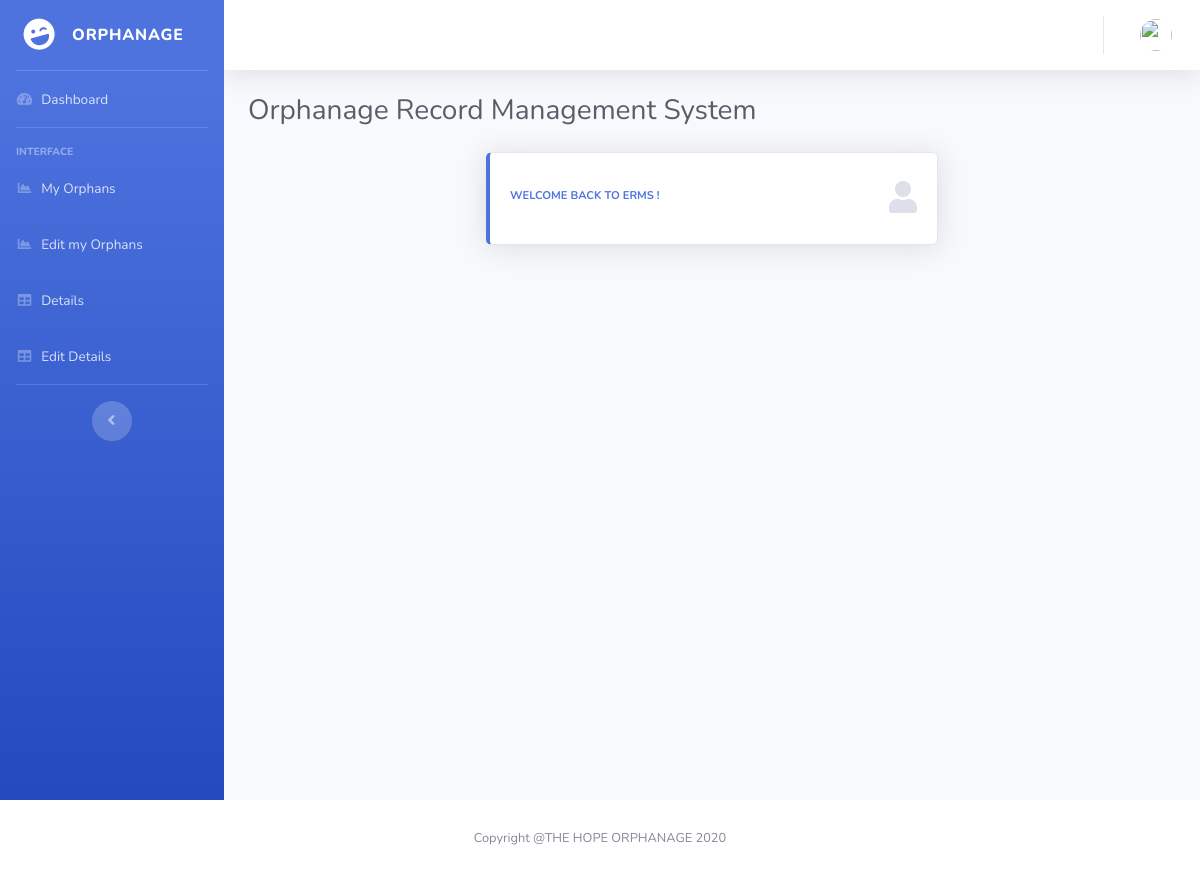
The page /Orphanage-Record-Management-System-Project/erms/watchmen/welcomewatchmen.php (signed in) on the database as committed earlier.
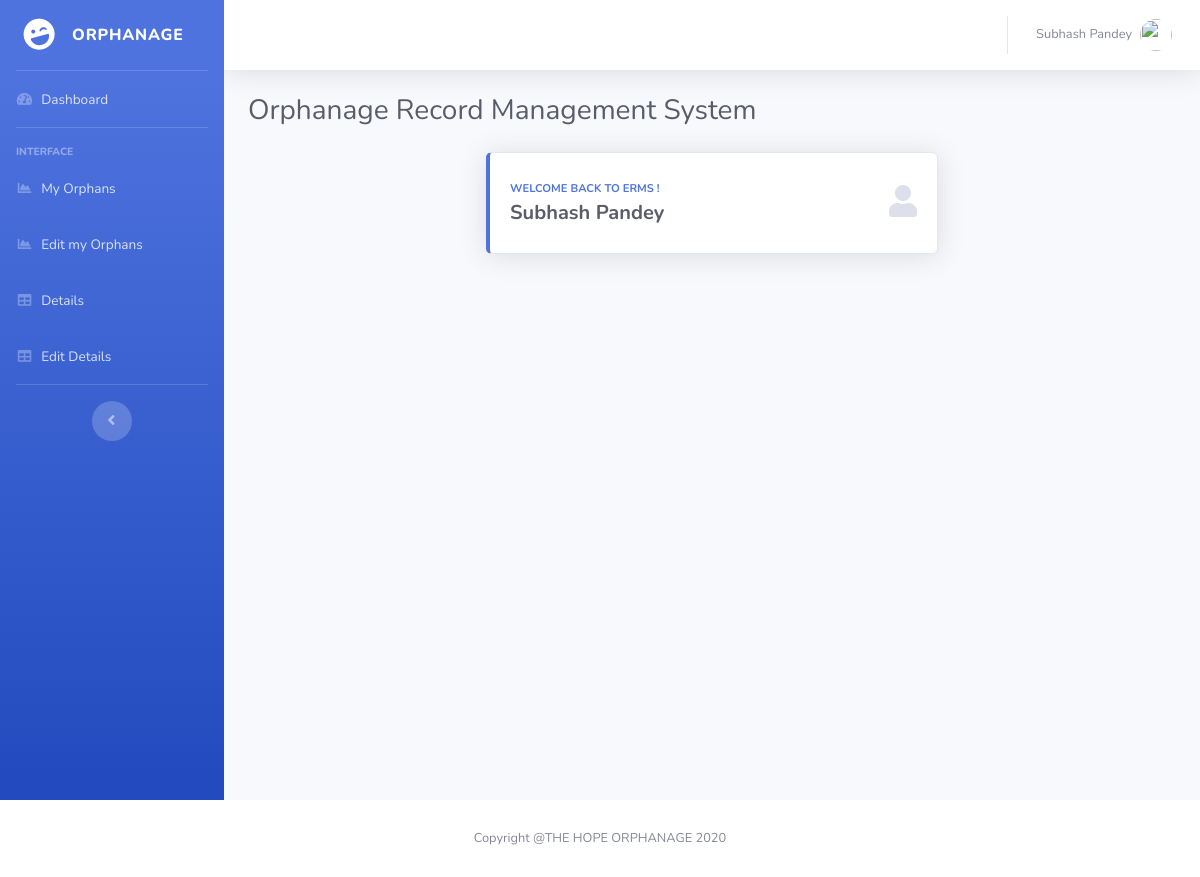
The same page on the database as committed later.
### tables this page shows
CREATE TABLE `watchmen` (
  `ID` int(11) NOT NULL,
  `EmpFname` varchar(50) DEFAULT NULL,
  `EmpLName` varchar(50) NOT NULL,
  `EmpCode` varchar(50) DEFAULT NULL,
  `EmpDept` varchar(120) DEFAULT NULL,
  `EmpDesignation` varchar(120) DEFAULT NULL,
  `EmpContactNo` bigint(10) DEFAULT NULL,
  `EmpGender` enum('Male','Female') DEFAULT NULL,
  `EmpEmail` varchar(200) DEFAULT NULL,
  `EmpPassword` varchar(100) DEFAULT NULL,
  `EmpJoingdate` date DEFAULT NULL,
  `PostingDate` timestamp NOT NULL DEFAULT CURRENT_TIMESTAMP
);

CREATE TABLE `canteen` (
  `ID` int(11) NOT NULL,
  `EmpFname` varchar(50) DEFAULT NULL,
  `EmpLName` varchar(50) NOT NULL,
  `EmpCode` varchar(50) DEFAULT NULL,
  `EmpDept` varchar(120) DEFAULT NULL,
  `EmpDesignation` varchar(120) DEFAULT NULL,
  `EmpContactNo` bigint(10) DEFAULT NULL,
  `EmpGender` enum('Male','Female') DEFAULT NULL,
  `EmpEmail` varchar(200) DEFAULT NULL,
  `EmpPassword` varchar(100) DEFAULT NULL,
  `EmpJoingdate` date DEFAULT NULL,
  `PostingDate` timestamp NOT NULL DEFAULT CURRENT_TIMESTAMP
);

### Orphanage-Record-Management-System-Project/erms/watchmen/welcomewatchmen.php (the view, shortened to what this page needs)
<?php
include('../includes/dbconnection.php');
if(strlen($_SESSION['uid']==0)){
	header('location:watchmenlogout.php');
}
else {
?>
<!DOCTYPE html>
<html lang="en">
<head>
  <link href="../vendor/fontawesome-free/css/all.min.css" rel="stylesheet" type="text/css">
  <link href="../css/sb-admin-2.min.css" rel="stylesheet">
</head>
<body id="page-top">
  <div id="wrapper">
    <?php include_once('../includes/watchmensidebar.php');?>
    <div id="content-wrapper" class="d-flex flex-column">
      <div id="content">
       <?php include_once('../includes/watchmenheader.php');?>
        <div class="container-fluid">
          <div class="d-sm-flex align-items-center justify-content-between mb-4">
            <h1 class="h3 mb-0 text-gray-800">Orphanage Record Management System</h1>
                   </div>
          <div class="row">
<div class="col-xl-3 col-md-6 mb-4"></div>
            <div class="col-xl-6 col-md-6 mb-4">
              <div class="card border-left-primary shadow h-100 py-2">
                <div class="card-body">
                  <div class="row no-gutters align-items-center">
                    <div class="col mr-2">
                      <div class="text-xs font-weight-bold text-primary text-uppercase mb-1">Welcome Back to ERMS !</div>
                      <?php
$empid=$_SESSION['uid'];
$ret=mysqli_query($con,"select EmpFname,EmpLname from canteen where ID='$empid'");
$row=mysqli_fetch_array($ret);
$fname=$row['EmpFname'];
$lname=$row['EmpLname'];
?>
                      <div class="h5 mb-0 font-weight-bold text-gray-800"><?php echo $fname." ".$lname; ?></div>
                    </div>
                    <div class="col-auto">
                      <i class="fas fa-user fa-2x text-gray-300"></i>
                    </div>
                  </div>
                </div>
              </div>
            </div>
          </div>
        </div>
          </div>
        </div>
      </div>
       <?php include_once('../includes/footer.php');?>
</body>
</html>
</html>
<?php
}
?>

### Orphanage-Record-Management-System-Project/erms/includes/watchmenheader.php (shortened to what this page needs)
<nav class="navbar navbar-expand navbar-light bg-white topbar mb-4 static-top shadow">
<ul class="navbar-nav ml-auto">
  <li class="nav-item dropdown no-arrow">
    <a class="nav-link dropdown-toggle" href="#" id="userDropdown" role="button" data-toggle="dropdown" aria-haspopup="true" aria-expanded="false">
<?php
$empid=$_SESSION['uid'];
$ret=mysqli_query($con,"select EmpFname,EmpLname from watchmen where ID='$empid'");
$row=mysqli_fetch_array($ret);
$fname=$row['EmpFname'];
$lname=$row['EmpLname'];
?>
      <span class="mr-2 d-none d-lg-inline text-gray-600 small"><?php echo $fname." ".$lname; ?></span>
      <img class="img-profile rounded-circle" src="https://source.unsplash.com/QAB-WJcbgJk/60x60">
    </a>
  </li>
</ul>
</nav>

Rows that differ between the two databases and show on the page:
added watchmen: EmpFname "Subhash", EmpLName "Pandey"
added canteen: EmpFname "Subhash", EmpLName "Pandey"
